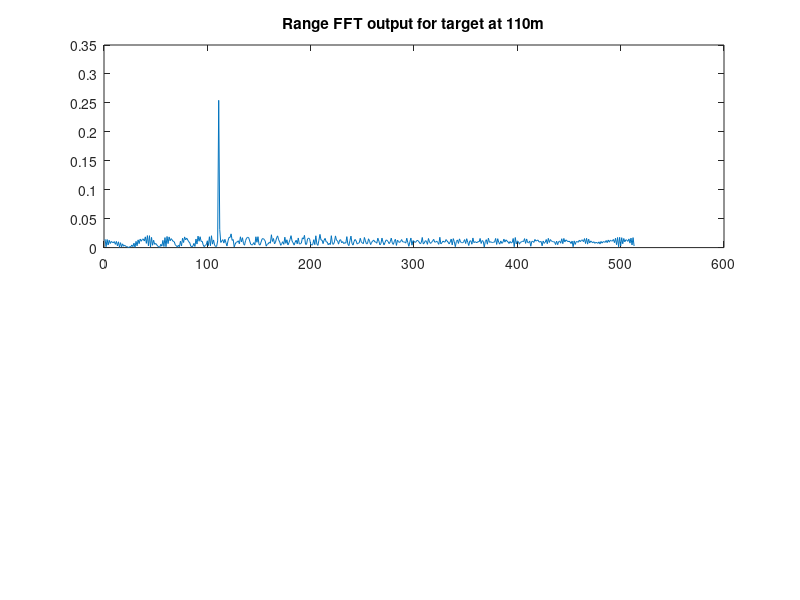
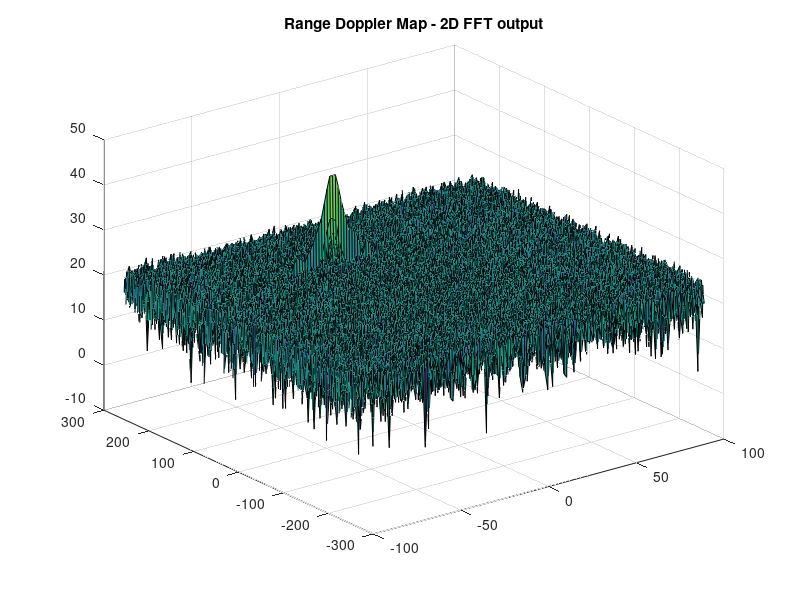
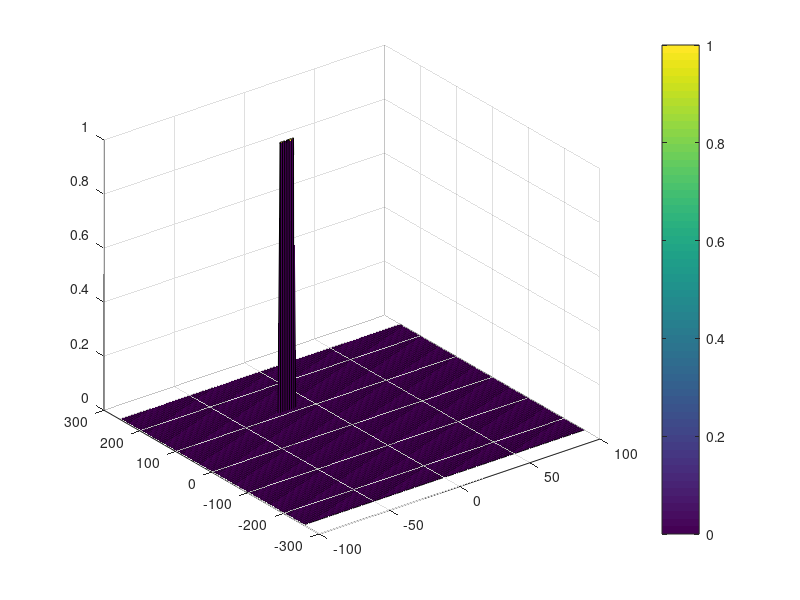

Write MATLAB code to recreate these figures, in order.
clear all
close all
clc;

%% Radar Specifications
%%%%%%%%%%%%%%%%%%%%%%%%%%%
% Frequency of operation = 77GHz
% Max Range = 200m
% Range Resolution = 1 m
% Max Velocity = 70 m/s
% Velocity resolution = 3 m/s
%%%%%%%%%%%%%%%%%%%%%%%%%%%
%speed of light = 3e8
C = 3e8;
Rmax = 200;
Dres = 1;
Vmax = 70;
Vres = 3;
%% User Defined Range and Velocity of target
% define the target's initial position and velocity. Note : Velocity
% remains contant
Ro = 110; % max 200m
Vo = -20; % [-70:70]

%% FMCW Waveform Generation

%Design the FMCW waveform by giving the specs of each of its parameters.
% Calculate the Bandwidth (B), Chirp Time (Tchirp) and Slope (slope) of the FMCW
% chirp using the requirements above.

% The sweep bandwidth can be determined according to the range resolution
Bs = C / (2 * Dres);

% The sweep time can be computed based on the time needed for the signal to
% travel the unambiguous maximum range. In general, for an FMCW radar system,
% the sweep time should be at least 5 to 6 times the round trip time
Tchirp = 5.5 * 2 * Rmax/C;

% The sweep slope is calculated using both sweep bandwidth and sweep time.
A = Bs/Tchirp;
disp(A);

%Operating carrier frequency of Radar
Fc= 77e9;             %carrier freq


%The number of chirps in one sequence. Its ideal to have 2^ value for the ease of running the FFT
%for Doppler Estimation.
Nd=128;                   % #of doppler cells OR #of sent periods % number of chirps

%The number of samples on each chirp.
Nr=1024;                  %for length of time OR # of range cells

% Timestamp for running the displacement scenario for every sample on each
% chirp
t=linspace(0,Nd*Tchirp,Nr*Nd); %total time for samples


%Creating the vectors for Tx, Rx and Mix based on the total samples input.
Tx=zeros(1,length(t)); %transmitted signal
Rx=zeros(1,length(t)); %received signal
Mix = zeros(1,length(t)); %beat signal

%Similar vectors for range_covered and time delay.
r_t=zeros(1,length(t));
td=zeros(1,length(t));


%% Signal generation and Moving Target simulation
% Running the radar scenario over the time.

for i=1:length(t)

    %For each time stamp update the Range of the Target for constant velocity.
    r_t(i) = Ro + Vo*t(i);

    %For each time sample we need update the transmitted and
    %received signal.
    t_d = 2 * r_t(i) / C;
    Tx(i) = cos(2*pi*(Fc*t(i)+A*t(i)^2/2));
    Rx(i) = cos(2*pi*(Fc*(t(i)-t_d)+A*(t(i)-t_d)^2/2));

    %Now by mixing the Transmit and Receive generate the beat signal
    %This is done by element wise matrix multiplication of Transmit and
    %Receiver Signal
    Mix(i) = Tx(i)*Rx(i);

end

%% RANGE MEASUREMENT

%reshape the vector into Nr*Nd array. Nr and Nd here would also define the size of
%Range and Doppler FFT respectively.
Mix=reshape(Mix,[Nr,Nd]);

%run the FFT on the beat signal along the range bins dimension (Nr) and
%normalize.
signal_fft = fft(Mix)./Nr;

% Take the absolute value of FFT output
signal_fft = abs(signal_fft); % Amplitude of Normalied signal

% Output of FFT is double sided signal, but we are interested in only one side of the spectrum.
% Hence we throw out half of the samples.
signal_fft = signal_fft(1:Nr/2+1);

%plotting the range
figure ('Name','Range from First FFT')
subplot(2,1,1)
% plot FFT output
axis ([0 200 0 1]);
plot(signal_fft);
title('Range FFT output for target at 110m');


%% RANGE DOPPLER RESPONSE
% The 2D FFT implementation is already provided here. This will run a 2DFFT
% on the mixed signal (beat signal) output and generate a range doppler
% map.You will implement CFAR on the generated RDM


% Range Doppler Map Generation.

% The output of the 2D FFT is an image that has reponse in the range and
% doppler FFT bins. So, it is important to convert the axis from bin sizes
% to range and doppler based on their Max values.
Mix=reshape(Mix,[Nr,Nd]);

% 2D FFT using the FFT size for both dimensions.
sig_fft2 = fft2(Mix,Nr,Nd);

% Taking just one side of signal from Range dimension.
sig_fft2 = sig_fft2(1:Nr/2,1:Nd);
sig_fft2 = fftshift (sig_fft2);
RDM = abs(sig_fft2);
RDM = 10*log10(RDM) ;

%use the surf function to plot the output of 2DFFT and to show axis in both
%dimensions
doppler_axis = linspace(-100,100,Nd);
range_axis = linspace(-200,200,Nr/2)*((Nr/2)/400);
figure,surf(doppler_axis,range_axis,RDM);
title('Range Doppler Map - 2D FFT output');

%% CFAR implementation

%Slide Window through the complete Range Doppler Map

%Select the number of Training Cells in both the dimensions.
Tr=12;
Td=12;

%Select the number of Guard Cells in both dimensions around the Cell under
%test (CUT) for accurate estimation
Gr=4;
Gd=4;

% offset the threshold by SNR value in dB
offset=15;

%Create a vector to store noise_level for each iteration on training cells
noise_level = zeros(1,1);

%design a loop such that it slides the CUT across range doppler map by
%giving margins at the edges for Training and Guard Cells.
%For every iteration sum the signal level within all the training
%cells. To sum convert the value from logarithmic to linear using db2pow
%function. Average the summed values for all of the training
%cells used. After averaging convert it back to logarithimic using pow2db.
%Further add the offset to it to determine the threshold. Next, compare the
%signal under CUT with this threshold. If the CUT level > threshold assign
%it a value of 1, else equate it to 0.
grid_size = (2*Tr+2*Gr+1) * (2*Td+2*Gd+1);
training_size = grid_size - (2*Gr+1)*(2*Gd+1);

signal_cfar = zeros(size(RDM));

for i = Tr+Gr+1:Nr/2-(Gr+Tr)
    for j = Td+Gd+1:Nd-(Gd+Td)
   % Use RDM[x,y] as the matrix from the output of 2D FFT for implementing
   % CFAR
        % get the training cells and set CUT and guard cells to 0
        T = RDM((i-Tr-Gr:i+Tr+Gr),(j-Td-Gd:j+Td+Gd));
        T((i-Gr:i+Gr),(j-Gd:j+Gd)) = 0;
        % convert the value from logarithmic to linear and get the mean
        noise_level = mean(db2pow(T));
        % convert back to logarithmic
        noise_level = pow2db(noise_level);
        % get the threshold value by adding the offset
        threshold = noise_level + offset;
        signal_cut = RDM(i,j);
        if (signal_cut>threshold)
            signal_cfar(i,j) = 1;
        end
    end
end

% The process above will generate a thresholded block, which is smaller
%than the Range Doppler Map as the CUT cannot be located at the edges of
%matrix. Hence,few cells will not be thresholded. To keep the map size same
% set those values to 0.

% signal_cfar was already initalized to 0

%display the CFAR output using the Surf function like we did for Range
%Doppler Response output.
figure,surf(doppler_axis,range_axis,signal_cfar);
colorbar;



